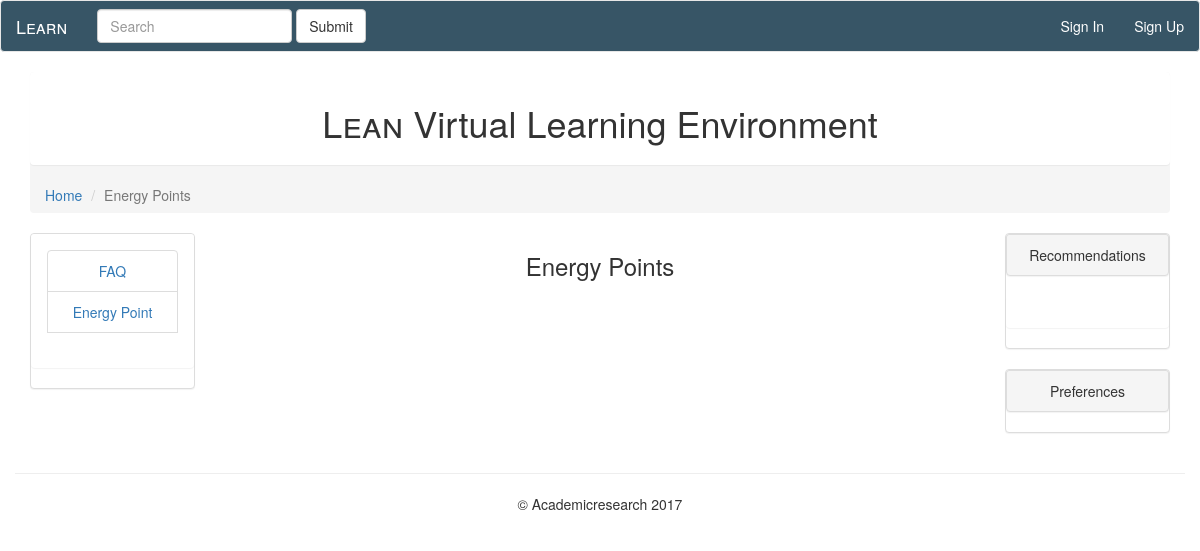
The page /view/ep.php (signed in) on the database as committed earlier.
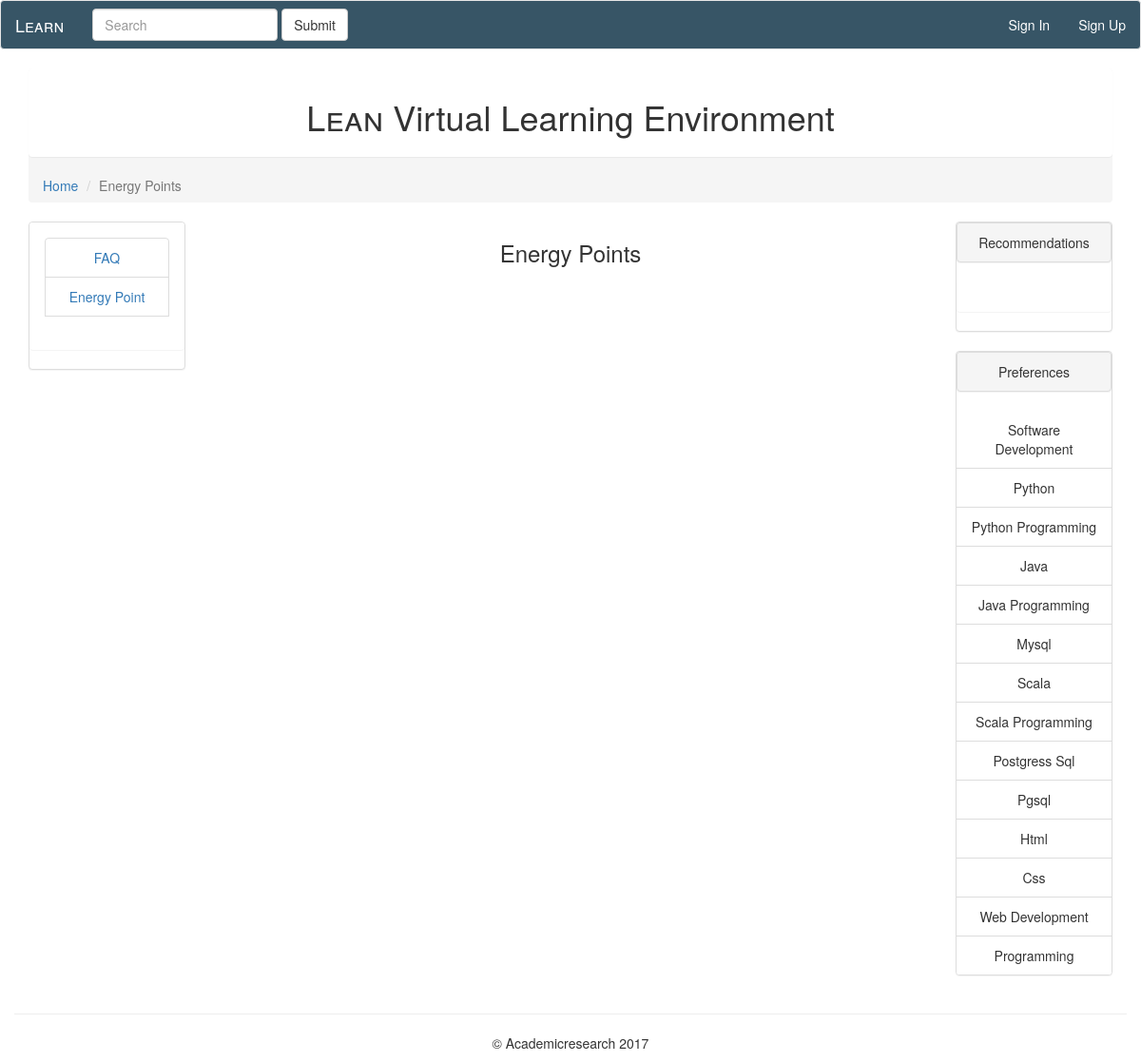
The same page on the database as committed later.
### tables this page shows
CREATE TABLE `preference` (
  `pre_id` int(11) NOT NULL,
  `pre_name` varchar(200) NOT NULL,
  `cat_id` int(11) NOT NULL
);

### common/session.php (called while the page is built, shortened)
<?php
if(count($_SESSION['row'])!=0){
    $row=$_SESSION['row'];
      if($row['learn_image']==""){
                        $path1="../Admin/dist/img/avatar5.png";
                    }else{
                        $path1="../images/learner_images/".$row['learn_image'];
                    }
    $co=1;
}else{
    $co=0;
}
?>

### Admin/model/preferencemodel.php (called while the page is built, shortened)
<?php
class Preference{
function viewPre1($learn_id){
        global $con;
$r = $con->prepare('SELECT * FROM preference');
$r->execute();
return $r;
}
}
?>

### view/ep.php (the view, shortened to what this page needs)
<?php
include '../Admin/model/preferencemodel.php';
include '../common/session.php';
?>
<?php
$obp=new Preference();
$resultp=$obp->viewPreferences($row['learn_id']);
$resultpre=$obp->viewPre($row['learn_id']);
$resultpre1=$obp->viewPre1($row['learn_id']);
?>
<!DOCTYPE html>
<html lang="en">
<head>
<link rel="stylesheet" href="../CSS/layout.css" />
<link rel="stylesheet" href="../Admin/bootstrap/css/bootstrap.min.css">
<link rel="stylesheet" href="../CSS/font-awesome.min.css">
</head>
<body>
<?php
include '../common/header.php';
?>
    <div class="container-fluid">
       <div>
        <div class="col-md-12 col-sm-12 col-xs-12" >
        <div class="panel">
    <div class="panel-heading"><h1 class="al"><span class="headertrans">Lean</span> Virtual Learning Environment </h1></div>
        </div>
        </div>
    </div>
    <div class="container-fluid">
           <ol class="breadcrumb">
               <li class="breadcrumb-item"><a href="index.php">Home</a></li>
  <li class="breadcrumb-item active">Energy Points</li>
</ol>
    <div class="row">
        <div class="col-md-2 col-sm-6 col-xs-12">
            <div class="panel panel-default al">
                <div class="panel panel-body">
                    <?php if($co==1){ ?>
                    <ul class="list-group">
                    <li class="list-group-item"><a href="skilllevel.php"> Skill Level</a></li>
                    <li class="list-group-item"><a href="mycourse.php"> My Course</a></li>
                    <li class="list-group-item"><a href="progress.php"> Progress</a></li>
                    <li class="list-group-item"><a href="preferences.php"> Preferences</a></li>
                    <li class="list-group-item"><a href="recommendations.php"> Recommendations</a></li>
                     <li class="list-group-item"><a href="bookmarks.php"> BookMarks </a></li>
                    <li class="list-group-item"><a href="faq.php"> FAQ</a></li>
                    <li class="list-group-item"><a href="ep.php"> Energy Point </a></li>
                    <?php }else{ ?>
                        <li class="list-group-item"><a href="faq.php"> FAQ</a></li>
                    <li class="list-group-item"><a href="ep.php"> Energy Point </a></li>
                <?php } ?>
                    <div class="al">
                        <br />
                    </div>
                </div>
        </div>
              </div>
        <div class="col-md-8 col-sm-6 col-xs-12">
            <h3 class="al">Energy Points</h3>
        </div>
       <div class="col-md-2 col-sm-6 col-xs-12">
          <?php include '../common/recommendation.php'; ?>
            <div class="panel panel-default al">
                <div class="panel panel-heading">
                    Preferences</div>
                <?php if($co==1){ ?>
                <div class="panel panel-body">
                    <div id="txtHint">
                        <form action="../controller/preferencecontroller.php?action=Add&course_id=<?php echo $course_id; ?>" method="post">
                           <input list="browsers" id="browser" name="browser" class="form-control input-sm"
                                  placeholder="Enter Your Preference" autocomplete="no">
  <datalist id="browsers">
      <?php while($rowp=$resultp->fetch(PDO::FETCH_ASSOC)){ ?>
    <option value="<?php echo $rowp['pre_name']; ?>">
         <?php } ?>
  </datalist>
                      <br />
                      <button type="submit" class="btn btn-success btn-sm">Add</button>
                        </form>
                    </div>
                    <div>
                       <div class="panel panel-title">
                           <h5>Your Preferences</h5></div> <br />
                    <ul class="list-group">
        <?php while($rowpre=$resultpre->fetch(PDO::FETCH_ASSOC)){ ?>
                        <li class="list-group-item"><?php echo ucwords($rowpre['pre_name']); ?></li>
        <?php } ?>
  </ul>
                </div>
                </div>
                <?php }else{ ?>
                <ul class="list-group">
        <?php while($rowpre1=$resultpre1->fetch(PDO::FETCH_ASSOC)){ ?>
                        <li class="list-group-item"><?php echo ucwords($rowpre1['pre_name']); ?></li>
        <?php } ?>
  </ul>
                <?php } ?>
            </div>
              </div>
    </div>
       </div>
<hr>
   </div>
</body>
</html>

Rows that differ between the two databases and show on the page:
added preference: pre_name "Software Development"
added preference: pre_name "Python"
added preference: pre_name "Python Programming"
added preference: pre_name "Java"
added preference: pre_name "Java Programming"
added preference: pre_name "Mysql"
added preference: pre_name "Scala"
added preference: pre_name "Scala Programming"
added preference: pre_name "Postgress Sql"
added preference: pre_name "Pgsql"
added preference: pre_name "Html"
added preference: pre_name "Css"
added preference: pre_name "Web Development"
added preference: pre_name "Programming"
